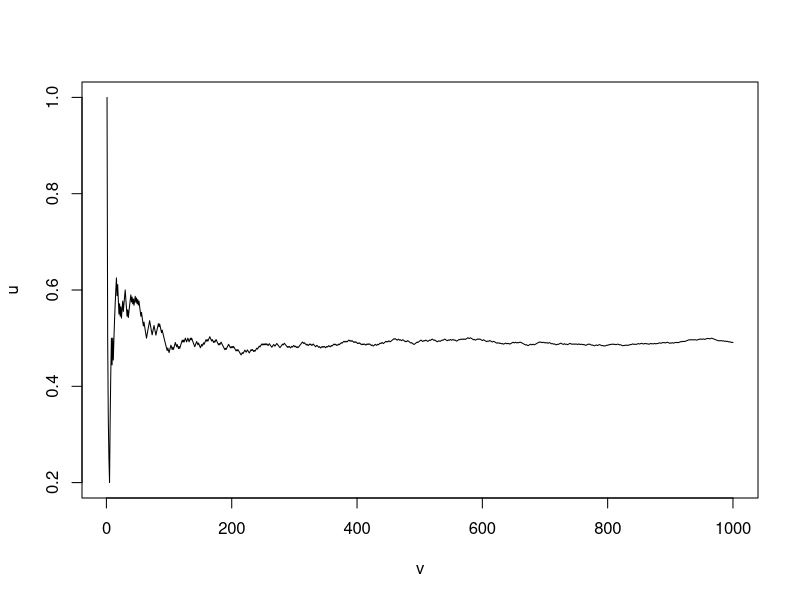
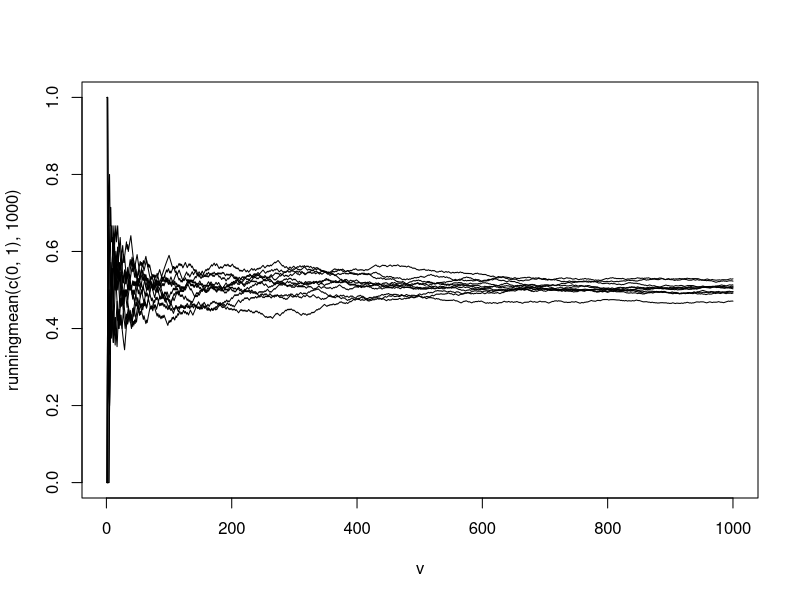
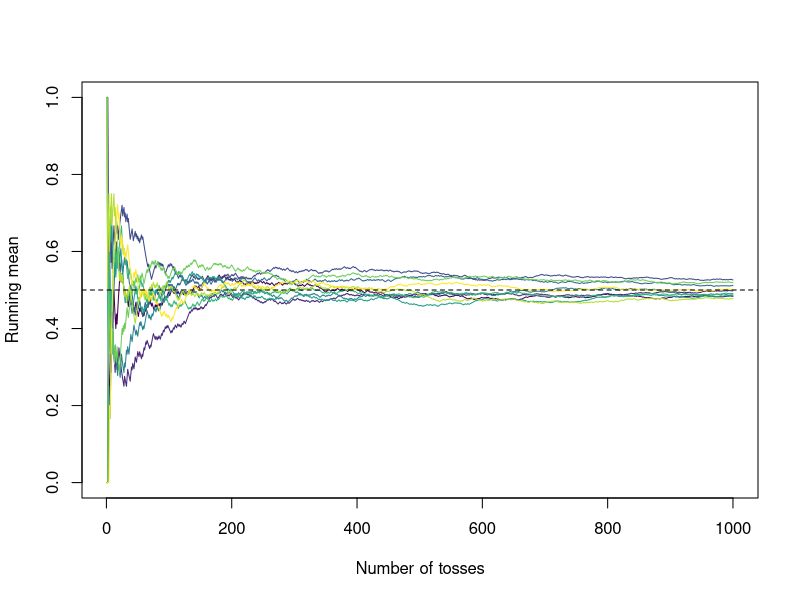
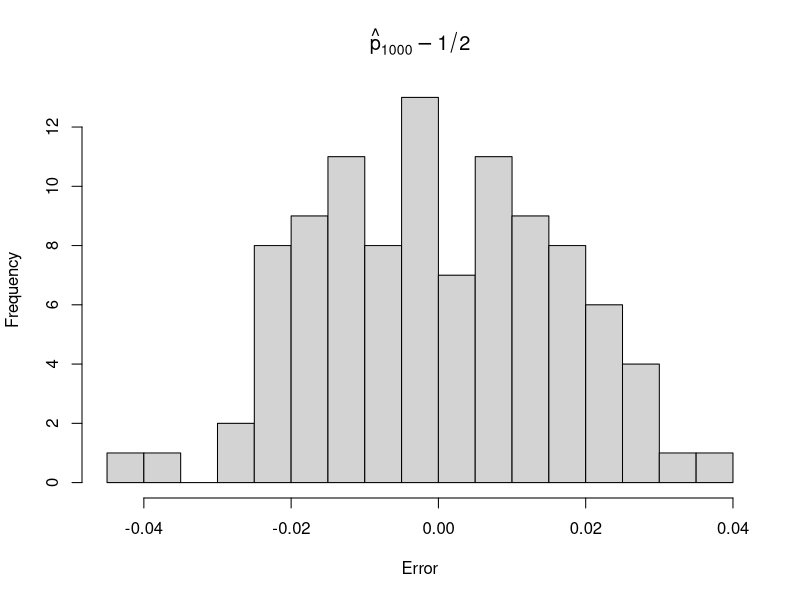
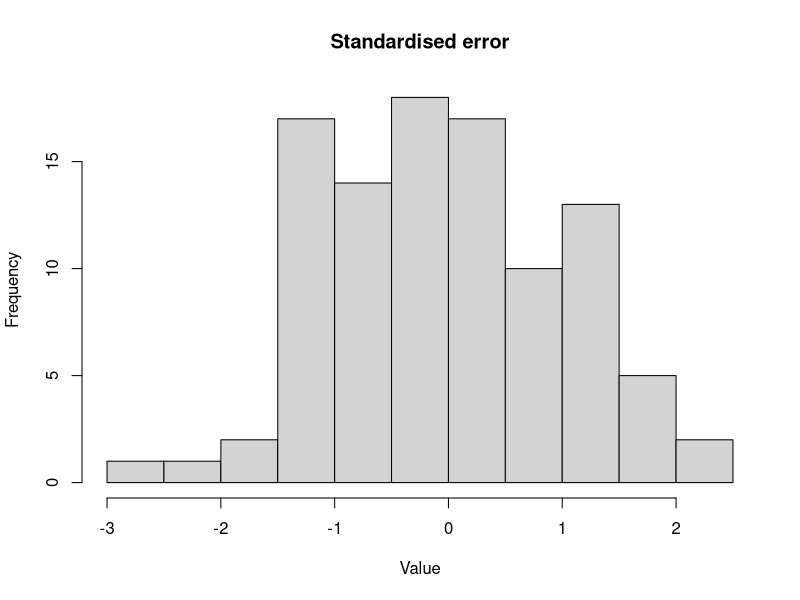

Source code (R) for these figures, in order:
## ---- chunk 1
set.seed(100)
n=10000
A=rpois(n,6)
B=rpois(n,3)
C=rpois(n,3)
d=B^2 - 4*A*C
p=length(d[d>=0])/n
p
## ---- chunk 2
x=c(1,2,3,4)
cumsum(x)
## ---- chunk 3
runningmean=function(x,N){
    y=sample(x,N,replace=T)
    c=cumsum(y)
    n=1:N
    c/n
}
runningmean(c(1,2,3,4,5),10)
## ---- chunk 4
runningmean=function(x,N){
    y=sample(x,N,replace=T)
    c=cumsum(y)
    n=1:N
    c/n
}
u=runningmean(c(0,1),1000)
v=1:1000; plot(u~v,type="l");
## ---- chunk 5
runningmean=function(x,N){
    y=sample(x,N,replace=T)
    c=cumsum(y)
    n=1:N
    c/n
}
v=1:1000
plot(runningmean(c(0,1),1000) ~ v,type = "l", ylim = c(0,1))
replicate(10,lines(runningmean(c(0,1),1000)~v,type="l"))
## ---- chunk 6
library(viridisLite)
runningmean = function(x, N){
  y = sample(x, N, replace = TRUE)
  c = cumsum(y)
  n = 1:N
  c / n
}
v = 1:1000
cols = viridis(10)   
plot(runningmean(c(0,1), 1000) ~ v,
     type = "l",
     col = cols[1],
     ylim = c(0,1),
     xlab = "Number of tosses",
     ylab = "Running mean")
for(i in 2:10){
  lines(runningmean(c(0,1), 1000) ~ v, col = cols[i])
}
abline(h = 0.5, lty = 2)
## ---- chunk 7
set.seed(1)
p_hat = replicate(100, {
  x = rbinom(1000, 1, 0.5)   
  mean(x)                  
})
p_hat
## ---- chunk 8
error = p_hat - 0.5
hist(error,
     breaks = 15,
     main = expression(hat(p)[1000] - 1/2),
     xlab = "Error")
## ---- chunk 9
std_error = (p_hat - 0.5) / (1 / (2 * sqrt(1000)))
hist(std_error,
     breaks = 15,
     main = "Standardised error",
     xlab = "Value")
